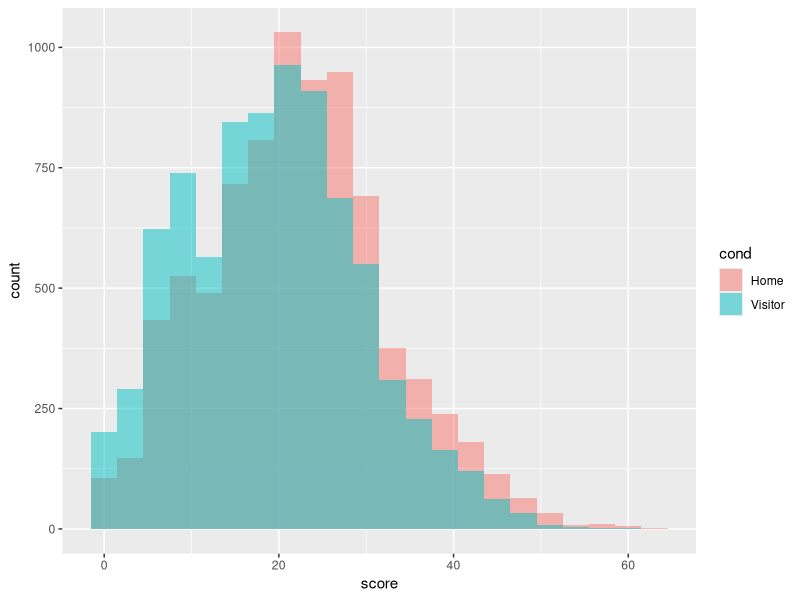

Source code (R):
## ---- chunk 1
library(ggplot2)
regular = read.csv("regular.csv")
summary(regular$Visitor)
## ---- chunk 2
regular = read.csv("regular.csv")
summary(regular$Home.Team)
## ---- chunk 3
summary(regular$Visitor.Score)
## ---- chunk 4
summary(regular$Home.Score)
## ---- chunk 5
df <- data.frame(cond = factor( rep(c("Visitor","Home"), each=8174) ),score = c(regular$Visitor.Score,regular$Home.Score)) 
ggplot(df, aes(x=score, fill=cond)) + geom_histogram(binwidth=3, alpha=.5, position="identity")
